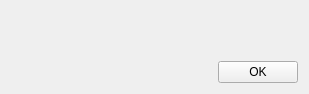
<?xml version="1.0" encoding="UTF-8"?>
<ui version="4.0">
 <class>Message</class>
 <widget class="QDialog" name="Message">
  <property name="geometry">
   <rect>
    <x>0</x>
    <y>0</y>
    <width>309</width>
    <height>94</height>
   </rect>
  </property>
  <property name="windowTitle">
   <string>Oh no.</string>
  </property>
  <layout class="QGridLayout" name="gridLayout">
   <item row="1" column="1">
    <widget class="QPushButton" name="pushButton_2">
     <property name="enabled">
      <bool>false</bool>
     </property>
     <property name="text">
      <string/>
     </property>
     <property name="flat">
      <bool>true</bool>
     </property>
    </widget>
   </item>
   <item row="1" column="0">
    <widget class="QPushButton" name="pushButton_1">
     <property name="enabled">
      <bool>false</bool>
     </property>
     <property name="text">
      <string/>
     </property>
     <property name="autoDefault">
      <bool>true</bool>
     </property>
     <property name="flat">
      <bool>true</bool>
     </property>
    </widget>
   </item>
   <item row="0" column="0" colspan="4">
    <widget class="QLabel" name="messageLabel">
     <property name="inputMethodHints">
      <set>Qt::ImhNone</set>
     </property>
     <property name="text">
      <string/>
     </property>
     <property name="alignment">
      <set>Qt::AlignCenter</set>
     </property>
    </widget>
   </item>
   <item row="1" column="3">
    <widget class="QPushButton" name="okButton">
     <property name="sizePolicy">
      <sizepolicy hsizetype="Fixed" vsizetype="Fixed">
       <horstretch>0</horstretch>
       <verstretch>0</verstretch>
      </sizepolicy>
     </property>
     <property name="text">
      <string>OK</string>
     </property>
    </widget>
   </item>
   <item row="1" column="2">
    <widget class="QPushButton" name="pushButton_3">
     <property name="enabled">
      <bool>false</bool>
     </property>
     <property name="text">
      <string/>
     </property>
     <property name="flat">
      <bool>true</bool>
     </property>
    </widget>
   </item>
  </layout>
 </widget>
 <tabstops>
  <tabstop>pushButton_1</tabstop>
  <tabstop>pushButton_2</tabstop>
  <tabstop>pushButton_3</tabstop>
  <tabstop>okButton</tabstop>
 </tabstops>
 <resources/>
 <connections/>
</ui>
